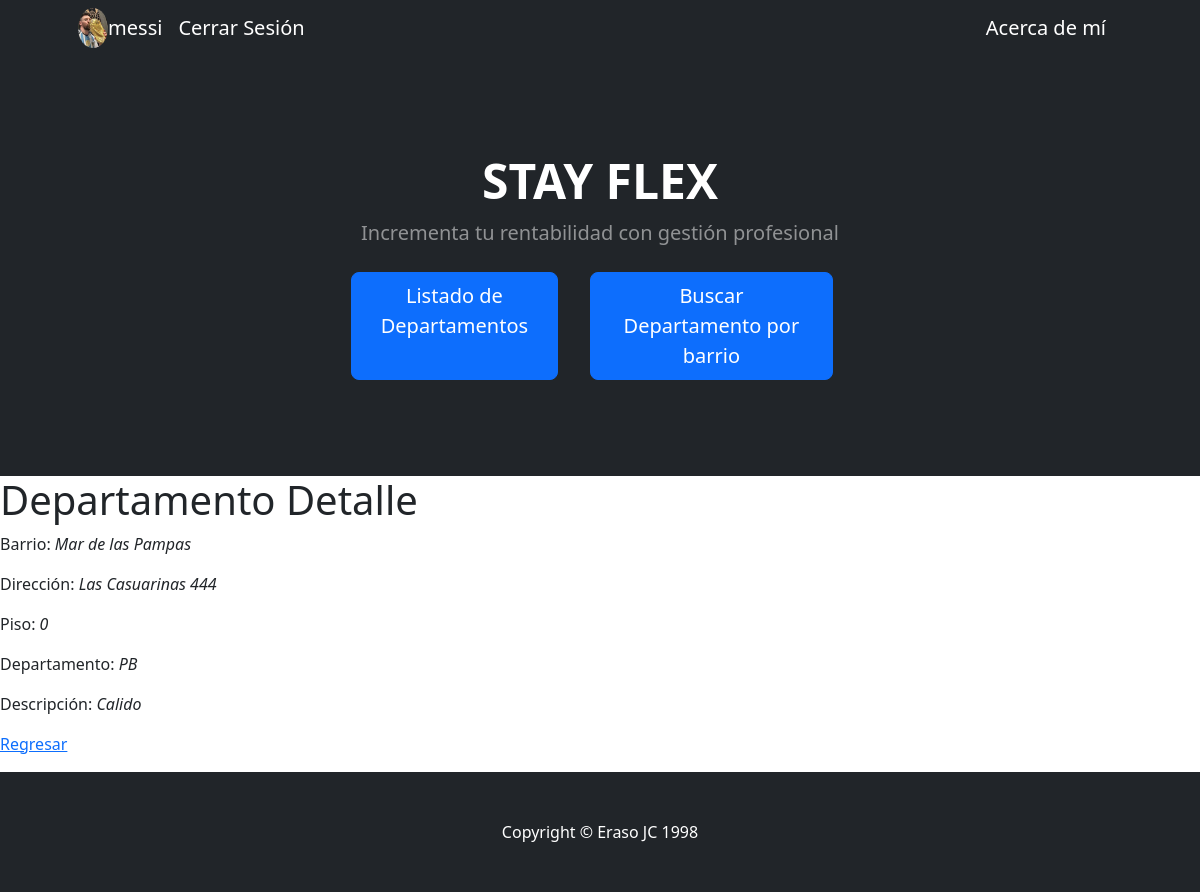
Screenshot of /APPFinal/departamentos/4 (signed in) with the database file from the repository.
### APPFinal/models.py (models this page shows)
class Departamento(models.Model):
    barrio = models.CharField(max_length=40, null=True, blank=True)
    direccion = models.CharField(max_length=40)
    piso = models.IntegerField(null=True, blank=True)
    depto = models.CharField(max_length=40)
    descripcion = models.CharField(max_length=100, null=True, blank=True)

### APPFinal/views.py (the view)
# urls.py: path('departamentos/<int:pk>', views.DepartamentosDetalle.as_view(), name="DetalleDepartamento"),
class DepartamentosDetalle(DetailView):
    model = Departamento
    template_name = "APPFinal/depto_detalle.html"
    def get_object(self, queryset=None):
        obj = super().get_object(queryset=queryset)
        print(f"Debug: Object retrieved - {obj}")
        return obj

### APPFinal/templates/APPFinal/depto_detalle.html (shortened to what this page needs)
{% extends "APPFinal/padre.html" %}
{% load static %}
{% block contenidoQueCambia %}
<h1>Departamento Detalle</h1>
    <p>Barrio: <i>{{ departamento.barrio }}</i></p>
    <p>Dirección: <i>{{ departamento.direccion }}</i></p>
    <p>Piso: <i>{{ departamento.piso }}</i></p>
    <p>Departamento: <i>{{ departamento.depto }}</i></p>
    <p>Descripción: <i>{{ departamento.descripcion }}</i></p>
<p>
    <a href="{% url 'ListaDepartamentos' %}">Regresar</a>
</p>
{% endblock contenidoQueCambia %}

### APPFinal/templates/APPFinal/padre.html (shortened to what this page needs)
<!DOCTYPE html>
<html lang="en">
<head>
    {% load static %}
    <link href="https://cdn.jsdelivr.net/npm/bootstrap-icons@1.4.1/font/bootstrap-icons.css" rel="stylesheet" />
    <link href="{% static 'APPFinal/css/styles.css' %}" rel="stylesheet" />
</head>
<body>
    <nav class="navbar navbar-expand-lg navbar-dark bg-dark">
        <div class="container px-5">
            {% if not request.user.is_authenticated %}
                <a class="navbar-brand" href="{% url 'Login' %}">Iniciar Sesión</a>
                <a class="navbar-brand" href="{% url 'Register' %}">Registarse</a>
            {% else %}
                {% if request.user.avatar %}
                    <img class="avatar-image" src="{% url 'serve_avatar' user_id=request.user.id %}" alt="" height="40px">
                {% endif %}
                <a class="navbar-brand" href="{% url 'EditarPerfil' %}">{{request.user.username}}</a>
                <a class="navbar-brand" href="{% url 'Logout' %}">Cerrar Sesión</a>
            {% endif %}
            <div class="collapse navbar-collapse" id="navbarSupportedContent">
                <ul class="navbar-nav ms-auto mb-2 mb-lg-0">
                    <li class="nav-item">
                        <a class="navbar-brand" href="{% url 'Acerca de mi' %}">Acerca de mí</a>
                    </li>
                </ul>
            </div>
        </div>
    </nav>
    <header class="bg-dark py-5">
        <div class="container px-5">
            <div class="row gx-5 justify-content-center">
                <div class="col-lg-6">
                    <div class="text-center my-5">
                        <h1 class="display-5 fw-bolder text-white mb-2">STAY FLEX</h1>
                        <p class="lead text-white-50 mb-4">Incrementa tu rentabilidad con gestión profesional</p>
                        <div class="d-grid gap-3 d-sm-flex justify-content-sm-center">
                            <a class="btn btn-primary btn-lg px-4 me-sm-3" href="{% url 'ListaDepartamentos' %}">Listado de Departamentos</a>
                            <a class="btn btn-primary btn-lg px-4 me-sm-3" href="{% url 'BuscarBarrio' %}">Buscar Departamento por barrio</a>
                        </div>
                    </div>
                </div>
            </div>
        </div>
    </header>
    {% block contenidoQueCambia %}
    {% endblock contenidoQueCambia %}
    <footer class="py-5 bg-dark">
        <div class="container px-5"><p class="m-0 text-center text-white">Copyright &copy; Eraso JC 1998</p></div>
    </footer>
</body>
</html>

### APPFinal/templates/APPFinal/padre.html (style rules this page uses)
.avatar-image { border-radius: 50%; overflow: hidden; }

### rows the page displays
Departamento: barrio "Mar de las Pampas", direccion "Las Casuarinas 444", piso "0", depto "PB", descripcion "Calido"

### other values shown
{{ request.user.username }} "messi"
